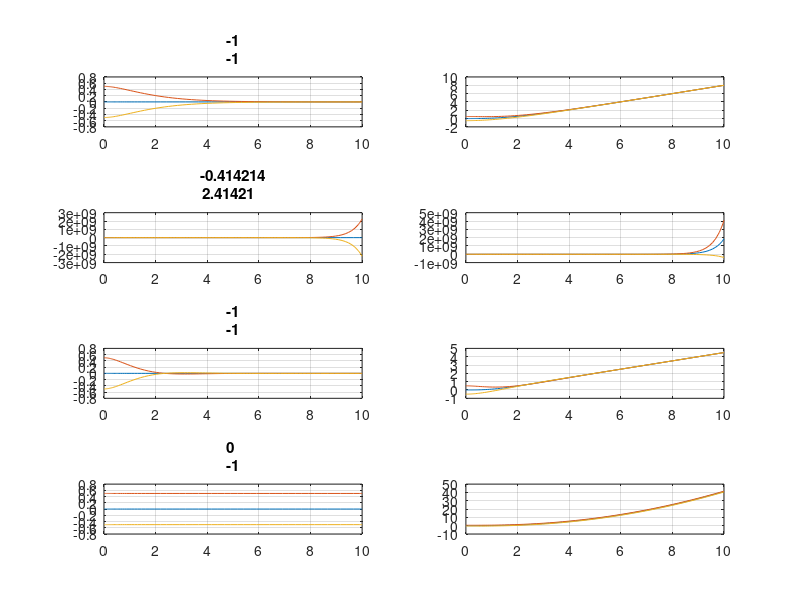

Write MATLAB code to recreate this figure.
clear all;
clc;
% 
% x' = Ax + f(t)
% A = 
% 1) [0 1; -1 -2]
% 2) [0 1; 1 2]
% 3) [0 1; -2 -2]
% 4) [0 1; 0 -1]
% f(t) = 
% a) (0 0)
% b) (0 t)

time_period = [0 10];
initial = [0, 0]';

Q_t = @(t,x) [x(2); -x(1)-2*x(2)];
[t,Q] = ode45(Q_t, time_period, initial);
subplot(4, 2, 1); plot(t, Q(:,1)); grid on; hold on; 
title((eig([0 1; -1 -2])));

Q_t = @(t,x) [x(2); -x(1)-2*x(2) + t];
[t,Q] = ode45(Q_t, time_period, initial);
subplot(4, 2, 2); plot(t, Q(:,1)); grid on; hold on; 

Q_t = @(t,x) [x(2); x(1)+2*x(2)];
[t,Q] = ode45(Q_t, time_period, initial);
subplot(4, 2, 3); plot(t, Q(:,1)); grid on; hold on; 
title((eig([0 1; 1 2])));

Q_t = @(t,x) [x(2); x(1)+2*x(2) + t];
[t,Q] = ode45(Q_t, time_period, initial);
subplot(4, 2, 4); plot(t, Q(:,1)); grid on; hold on; 

Q_t = @(t,x) [x(2); -2*x(1)-2*x(2)];
[t,Q] = ode45(Q_t, time_period, initial);
subplot(4, 2, 5); plot(t, Q(:,1)); grid on; hold on; 
title((eig([0 1; -2 -2])));

Q_t = @(t,x) [x(2); -2*x(1)-2*x(2) + t];
[t,Q] = ode45(Q_t, time_period, initial);
subplot(4, 2, 6); plot(t, Q(:,1)); grid on; hold on; 


Q_t = @(t,x) [x(2); -x(2)];
[t,Q] = ode45(Q_t, time_period, initial);
subplot(4, 2, 7); plot(t, Q(:,1)); grid on; hold on; 
title((eig([0 1; 0 -1])));

Q_t = @(t,x) [x(2); -x(2) + t];
[t,Q] = ode45(Q_t, time_period, initial);
subplot(4, 2, 8); plot(t, Q(:,1)); grid on; hold on; 


time_period = [0 10];
initial = [0.5, 0]';

Q_t = @(t,x) [x(2); -x(1)-2*x(2)];
[t,Q] = ode45(Q_t, time_period, initial);
subplot(4, 2, 1); plot(t, Q(:,1)); grid on; hold on; 

Q_t = @(t,x) [x(2); -x(1)-2*x(2) + t];
[t,Q] = ode45(Q_t, time_period, initial);
subplot(4, 2, 2); plot(t, Q(:,1)); grid on; hold on; 

Q_t = @(t,x) [x(2); x(1)+2*x(2)];
[t,Q] = ode45(Q_t, time_period, initial);
subplot(4, 2, 3); plot(t, Q(:,1)); grid on; hold on; 

Q_t = @(t,x) [x(2); x(1)+2*x(2) + t];
[t,Q] = ode45(Q_t, time_period, initial);
subplot(4, 2, 4); plot(t, Q(:,1)); grid on; hold on; 

Q_t = @(t,x) [x(2); -2*x(1)-2*x(2)];
[t,Q] = ode45(Q_t, time_period, initial);
subplot(4, 2, 5); plot(t, Q(:,1)); grid on; hold on; 

Q_t = @(t,x) [x(2); -2*x(1)-2*x(2) + t];
[t,Q] = ode45(Q_t, time_period, initial);
subplot(4, 2, 6); plot(t, Q(:,1)); grid on; hold on; 

Q_t = @(t,x) [x(2); -x(2)];
[t,Q] = ode45(Q_t, time_period, initial);
subplot(4, 2, 7); plot(t, Q(:,1)); grid on; hold on; 

Q_t = @(t,x) [x(2); -x(2) + t];
[t,Q] = ode45(Q_t, time_period, initial);
subplot(4, 2, 8); plot(t, Q(:,1)); grid on; hold on; 


time_period = [0 10];
initial = [-0.5, 0]';

Q_t = @(t,x) [x(2); -x(1)-2*x(2)];
[t,Q] = ode45(Q_t, time_period, initial);
subplot(4, 2, 1); plot(t, Q(:,1)); grid on; hold on; 

Q_t = @(t,x) [x(2); -x(1)-2*x(2) + t];
[t,Q] = ode45(Q_t, time_period, initial);
subplot(4, 2, 2); plot(t, Q(:,1)); grid on; hold on; 

Q_t = @(t,x) [x(2); x(1)+2*x(2)];
[t,Q] = ode45(Q_t, time_period, initial);
subplot(4, 2, 3); plot(t, Q(:,1)); grid on; hold on; 

Q_t = @(t,x) [x(2); x(1)+2*x(2) + t];
[t,Q] = ode45(Q_t, time_period, initial);
subplot(4, 2, 4); plot(t, Q(:,1)); grid on; hold on; 

Q_t = @(t,x) [x(2); -2*x(1)-2*x(2)];
[t,Q] = ode45(Q_t, time_period, initial);
subplot(4, 2, 5); plot(t, Q(:,1)); grid on; hold on; 

Q_t = @(t,x) [x(2); -2*x(1)-2*x(2) + t];
[t,Q] = ode45(Q_t, time_period, initial);
subplot(4, 2, 6); plot(t, Q(:,1)); grid on; hold on; 

Q_t = @(t,x) [x(2); -x(2)];
[t,Q] = ode45(Q_t, time_period, initial);
subplot(4, 2, 7); plot(t, Q(:,1)); grid on; hold on; 

Q_t = @(t,x) [x(2); -x(2) + t];
[t,Q] = ode45(Q_t, time_period, initial);
subplot(4, 2, 8); plot(t, Q(:,1)); grid on; hold on; 